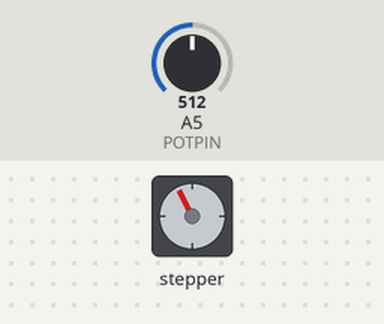
Simulated run of this sketch. Board: Arduino Uno, built with avr-gcc and run on an emulated ATmega328P. On the bench: stepper motor. Wiring (inferred from the names in the program): stepper motor driver (200 steps per turn assumed): step pin 13; direction pin 12. Inputs (shaded band) come from the test bench; at power-on: A5 (POTPIN) = 512.

Above: at 1.2 s.
1.3 s: A5 (POTPIN) set to 306
At 1.65 s:
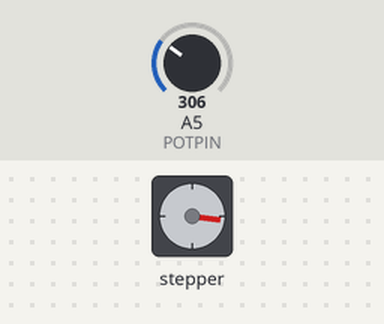
4.3 s: A5 (POTPIN) set to 122
At 4.66 s:
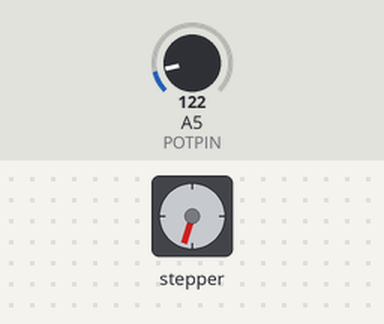
Timing chart, 0 to 16.3 s (numbered marks = the images above; inputs shaded):
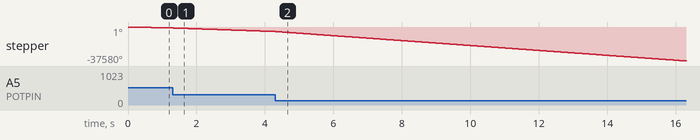

The sketch:

steppermotor.ino
```cpp
void setup() {
  pinMode (13, OUTPUT); //STEP PIN
  pinMode (A5, INPUT); //POTPIN
  pinMode (12, OUTPUT); //DIRPIN
  digitalWrite (12, LOW);
}

void loop() {
  int potValue =  analogRead (A5); // Read from potentiometer
  int delayValue= map(potValue, 0, 1023, 10,2000); // Map potentiometer value to a value from 300 to 4000

  digitalWrite (13, HIGH);
  delayMicroseconds(delayValue);
  digitalWrite (13, LOW);
  delayMicroseconds(delayValue);
}
```
